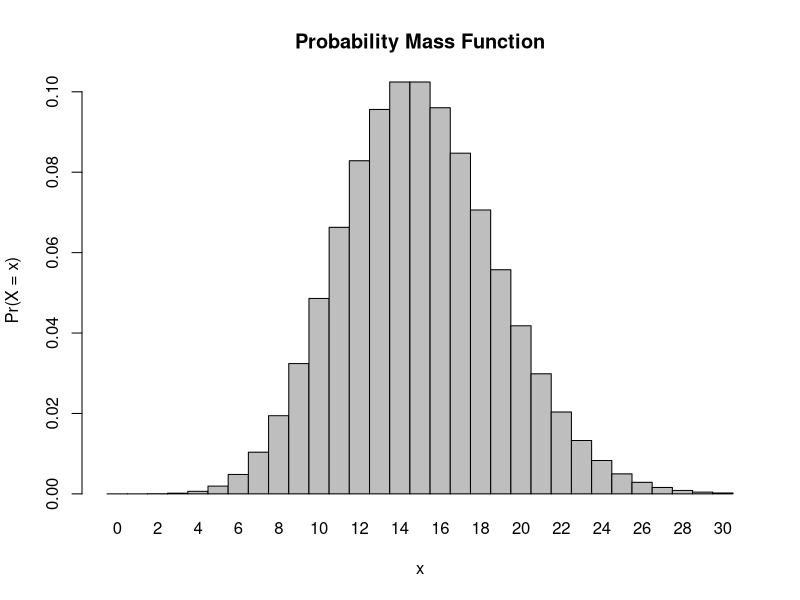
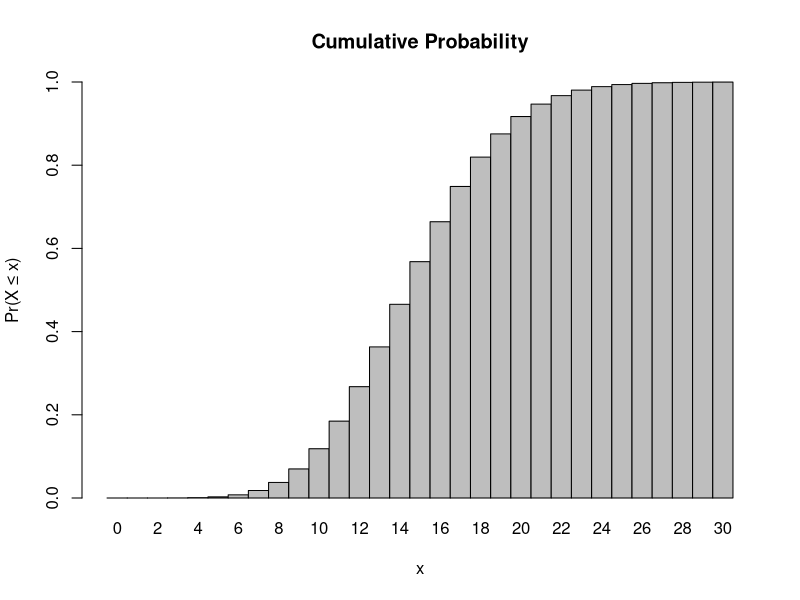
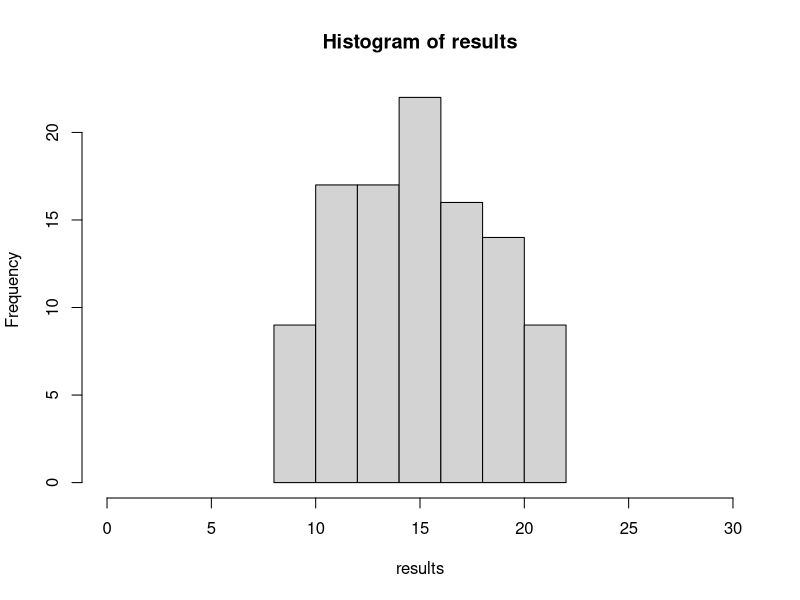

These charts were generated, in order, by the following R code:
## ---- chunk 1
x <- 8
l <- 15

1-ppois(x,l) #1 - the probability of observing up to and including a specific number of events in the given interval (8)
## ---- chunk 2
x <- 0
l <- 15

dpois(x = x, lambda = l) # prob of hearing exactly x calls
## ---- chunk 3
x <- 3
l <- 15

dpois(x = x, lambda = l)
## ---- chunk 4
x <- 0:30
l <- 15

barplot(dpois(x = x, lambda = l), names.arg = x, space = 0, xlab = "x", ylab = "Pr(X = x)", main = "Probability Mass Function")

barplot(ppois(q = x, lambda = l), ylim = 0:1, space = 0, names.arg = x, xlab = "x", ylab = "Pr(X ≤ x)", main = "Cumulative Probability")
## ---- chunk 5
t <- 104 
l <- 15
results <- rpois(t,l)
## ---- chunk 6
library(ggplot2)
hist(results, xlim=c(0,30))
